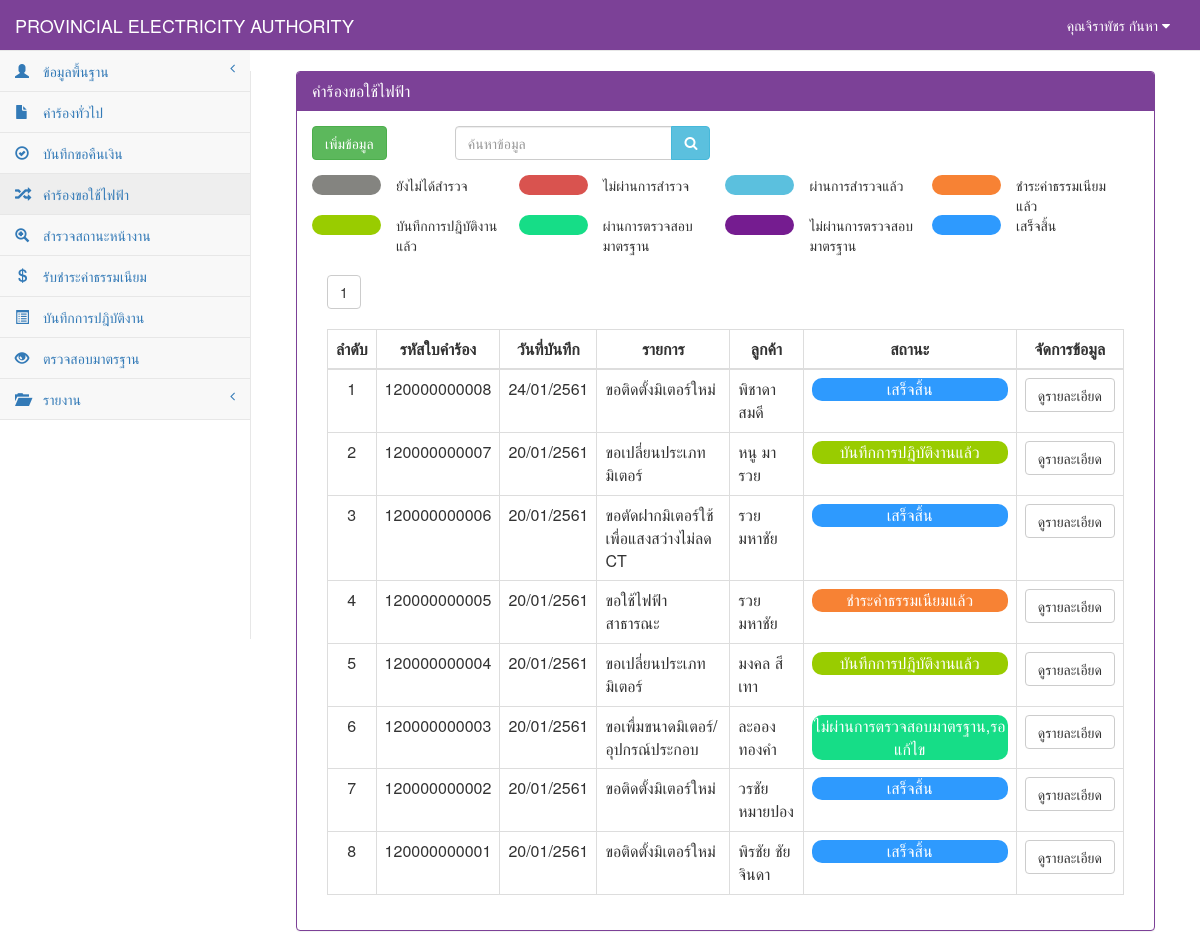
/RequestElectricity_show.php (signed in), run on the app's committed database.
### tables this page shows
CREATE TABLE `tb_user` (
  `user_id` char(13) NOT NULL,
  `user_code` char(13) NOT NULL,
  `user_first` int(1) NOT NULL,
  `user_name` varchar(50) NOT NULL,
  `user_last` varchar(50) NOT NULL,
  `user_add` text NOT NULL,
  `user_tel` char(10) NOT NULL,
  `user_pos` int(1) NOT NULL,
  `user_pass` varchar(12) NOT NULL,
  PRIMARY KEY  (`user_id`)
);

CREATE TABLE `tb_electricity` (
  `re_id` char(12) NOT NULL,
  `re_date` date NOT NULL,
  `re_branch` varchar(50) NOT NULL,
  `user_id` char(13) NOT NULL,
  `cus_id` char(13) NOT NULL,
  `re_place_type` int(1) NOT NULL,
  `re_place_other` varchar(50) NOT NULL,
  `re_place_name` varchar(50) NOT NULL,
  `re_place_homeid` varchar(20) NOT NULL,
  `re_place_number` varchar(20) NOT NULL,
  `re_place_village` varchar(20) NOT NULL,
  `re_place_room` varchar(10) NOT NULL,
  `re_place_floor` varchar(5) NOT NULL,
  `re_place_alley` varchar(50) NOT NULL,
  `re_place_alleyway` varchar(50) NOT NULL,
  `re_place_road` varchar(50) NOT NULL,
  `re_place_villno` varchar(2) NOT NULL,
  `re_place_district` varchar(30) NOT NULL,
  `re_place_canton` varchar(30) NOT NULL,
  `re_place_province` varchar(30) NOT NULL,
  `re_place_post` varchar(10) NOT NULL,
  `re_place_tel` char(10) NOT NULL,
  `re_place_fax` char(10) NOT NULL,
  `re_place_email` varchar(30) NOT NULL,
  `re_place_service` varchar(10) NOT NULL,
  `re_contact_place` varchar(100) NOT NULL,
  `re_contact_homeid` varchar(20) NOT NULL,
  `re_contact_number` varchar(20) NOT NULL,
  `re_contact_village` varchar(20) NOT NULL,
  `re_contact_room` varchar(10) NOT NULL,
  `re_contact_floor` varchar(5) NOT NULL,
  `re_contact_alley` varchar(50) NOT NULL,
  `re_contact_alleyway` varchar(50) NOT NULL,
  `re_contact_road` varchar(50) NOT NULL,
  `re_contact_villno` varchar(2) NOT NULL,
  `re_contact_district` varchar(30) NOT NULL,
  `re_contact_canton` varchar(30) NOT NULL,
  `re_contact_province` varchar(30) NOT NULL,
  `re_contact_post` varchar(10) NOT NULL,
  `re_contact_tel` char(10) NOT NULL,
  `re_contact_fax` char(10) NOT NULL,
  `re_contact_email` varchar(30) NOT NULL,
  `re_want_type` int(2) NOT NULL,
  `re_want_other` varchar(100) NOT NULL,
  `re_detail` varchar(100) NOT NULL,
  `re_use_type` int(1) NOT NULL,
  `re_use_other` varchar(255) NOT NULL,
  `re_dateset` date NOT NULL,
  `re_keep_type` int(1) NOT NULL,
  `re_keep_name` varchar(255) NOT NULL,
  `re_keep_homeid` varchar(20) NOT NULL,
  `re_keep_number` varchar(20) NOT NULL,
  `re_keep_village` varchar(20) NOT NULL,
  `re_keep_room` varchar(20) NOT NULL,
  `re_keep_floor` varchar(5) NOT NULL,
  `re_keep_alley` varchar(50) NOT NULL,
  `re_keep_alleyway` varchar(50) NOT NULL,
  `re_keep_road` varchar(50) NOT NULL,
  `re_keep_villno` varchar(2) NOT NULL,
  `re_keep_district` varchar(30) NOT NULL,
  `re_keep_canton` varchar(30) NOT NULL,
  `re_keep_province` varchar(30) NOT NULL,
  `re_keep_post` varchar(10) NOT NULL,
  `re_keep_tel` char(10) NOT NULL,
  `re_keep_fax` char(10) NOT NULL,
  `re_keep_email` varchar(30) NOT NULL,
  `re_picture` varchar(255) NOT NULL,
  `re_status` int(1) NOT NULL,
  `re_pay` int(1) NOT NULL,
  PRIMARY KEY  (`re_id`,`re_keep_district`)
);

CREATE TABLE `tb_customer` (
  `cus_id` char(13) NOT NULL,
  `cus_first` int(2) NOT NULL,
  `cus_name` varchar(50) NOT NULL,
  `cus_type` varchar(30) NOT NULL,
  `cus_code` char(9) NOT NULL,
  `cus_tax` char(13) NOT NULL,
  `cus_homeid` varchar(20) NOT NULL,
  `cus_number` varchar(20) NOT NULL,
  `cus_village` varchar(20) NOT NULL,
  `cus_room` varchar(10) NOT NULL,
  `cus_floor` varchar(5) NOT NULL,
  `cus_alley` varchar(50) NOT NULL,
  `cus_alleyway` varchar(50) NOT NULL,
  `cus_road` varchar(50) NOT NULL,
  `cus_vilno` varchar(2) NOT NULL,
  `cus_district` varchar(30) NOT NULL,
  `cus_canton` varchar(30) NOT NULL,
  `cus_province` varchar(30) NOT NULL,
  `cus_post` varchar(10) NOT NULL,
  `cus_tel` char(10) NOT NULL,
  `cus_fax` char(10) NOT NULL,
  `cus_email` varchar(30) NOT NULL,
  PRIMARY KEY  (`cus_id`)
);

### RequestElectricity_show.php (the view, shortened to what the rows shown need)
<?php
include "connect_db.php";
function Dateim($mydate){
    $d=split("-",$mydate);
    $mydate=$d[2]."/".$d[1]."/".($d[0]+543);
    return "$mydate";
}
?>
<!DOCTYPE html>
<html>
<head>
    <link href="vendor/bootstrap/css/bootstrap.css" rel="stylesheet">
    <link href="vendor/metisMenu/metisMenu.css" rel="stylesheet">
    <link href="dist/css/sb-admin-2.css" rel="stylesheet">
    <link href="vendor/font-awesome/css/font-awesome.css" rel="stylesheet" type="text/css">
</head>
<body>
<?php include "header.php";?>
<?php
    include"sidebar.php";
?>
    <div id="page-wrapper">
        <div class="col-sm-12 ">
            <div class="panel panel-primary">
                <div class="panel-heading">
                    <h2 class="panel-title">คำร้องขอใช้ไฟฟ้า</h2>
                </div>
            <div class="panel-body">
                <br>
            <div class="col-sm-12">
                <div class="table-responsive">
                    ?> <br><br>
                    <table width="100%" class="table table-bordered table-hover">
                        <thead>
                            <tr>
                                <th class=" text-center" >ลำดับ</th>
                                <th class=" text-center" >รหัสใบคำร้อง</th>
                                <th class=" text-center" >วันที่บันทึก</th>
                                <th class=" text-center" >รายการ</th>
                                <th class=" text-center" >ลูกค้า</th>
                                <th class=" text-center" style="min-width: 200">สถานะ</th>
                                <th class=" text-center">จัดการข้อมูล</th>
                            </tr>
                        </thead>
                            <tbody>
                            <?php
                                if($_GET[start]=="" || $_GET[start]=="1"){
                                        $page="0";
                                }else{
                                        $page=($_GET[start]-1)*$limit;
                                }
                                $sql="select * from tb_electricity where re_id like '%".$_POST[search]."%' order by re_id desc limit $page,$limit";
                                $result=mysql_db_query($dbname,$sql);
                                    if(mysql_num_rows($result)>0){
                                        while($array=mysql_fetch_array($result)){
                                            $page++;
                                            $sqlcus="select * from tb_customer where cus_id='".$array[cus_id]."'";
                                            $resultcus=mysql_db_query($dbname,$sqlcus);
                                            $arraycus=mysql_fetch_array($resultcus);
                                            if ($array[re_want_type] == 0) {
                                                $want = "ขอติดตั้งมิเตอร์ใหม่";
                                            } elseif ($array[re_want_type] == 1) {
                                                $want = "ขอตัดฝากมิเตอร์โดยไม่ใช้ไฟฟ้า";
                                            } elseif ($array[re_want_type] == 2) {
                                                $want = "ขอต่อกลับการใช้ไฟฟ้า";
                                            } elseif ($array[re_want_type] == 3) {
                                                $want = "ขอเพื่มขนาดมิเตอร์/อุปกรณ์ประกอบ";
                                            } elseif ($array[re_want_type] == 4) {
                                                $want = "ขอเปลี่ยนประเภทมิเตอร์";
                                            } elseif ($array[re_want_type] == 5) {
                                                $want = "ขอหยุดซ่อมแซมเครื่องจักรประจำปี";
                                            } elseif ($array[re_want_type] == 6) {
                                                $want = "ขอใช้ไฟฟ้าชั่วคราวแบบเหมาจ่าย";
                                            } elseif ($array[re_want_type] == 7) {
                                                $want = "ขอติดตั้งไฟฟ้าชั่วคราว";
                                            } elseif ($array[re_want_type] == 8) {
                                                $want = "ขอตัดฝากมิเตอร์ใช้เพื่อแสงสว่างไม่ลด CT";
                                            } elseif ($array[re_want_type] == 9) {
                                                $want = "ขอยกเลิกเลิกการใช้ไฟฟ้า";
                                            } elseif ($array[re_want_type] == 10) {
                                                $want = "ชอลดขนาดมิเตอร์/อุปกรณ์ประกอบ";
                                            } elseif ($array[re_want_type] == 11) {
                                                $want = "ขอใช้ไฟฟ้าสาธารณะ";
                                            } elseif ($array[re_want_type] == 12) {
                                                $want = "ขอตัดมิเตอร์ใช้เพื่อแสงสว่างลด CT";
                                            } elseif ($array[re_want_type] == 13) {
                                                $want = "ขอย้ายจุดติดตั้งมิเตอร์/อุปกรณ์ประกอบ";
                                            } elseif ($array[re_want_type] == 14) {
                                                $want = "ขอเปลี่ยนมิเตอร์กรณีชำรุด";
                                            } elseif ($array[re_want_type] == 15) {
                                                $want = "ขอใช้ไฟฟ้าตู้โทรศัพท์ต่อตรง";
                                            } elseif ($array[re_want_type] == 16) {
                                                $want = $array[re_place_other];
                                            }
                                            if($array[re_status]==0){
                                                $label="ยังไม่ได้สำรวจ";
                                                $status="#848480";
                                            }elseif($array[re_status]==1){
                                               $status="#5bc0de";
                                               $label="ผ่านการสำรวจแล้ว";
                                            }elseif($array[re_status]==2){
                                               $status="#F78234";
                                               $label="ชำระค่าธรรมเนียมแล้ว";
                                            }elseif($array[re_status]==3){
                                               $status="#99cc00";
                                               $label="บันทึกการปฎิบัติงานแล้ว";
                                            }elseif($array[re_status]==4){
                                               $status="#16DD87";
                                               $label="ไม่ผ่านการตรวจสอบมาตรฐาน,รอแก้ไข";
                                            }elseif($array[re_status]==5){
                                               $status="#751C90";
                                               $label="ไม่ผ่านการตรวจสอบมาตรฐาน,รอตรวจสอบใหม่";
                                            }elseif($array[re_status]==6){
                                               $status="#2E9AFE";
                                               $label="เสร็จสิ้น";
                                            }elseif($array[re_status]==9){
                                               $status="#d9534f";
                                               $label="ไม่ผ่านการสำรวจ";
                                            }
                            ?>
                                    <tr>
                                        <td class="text-center"><?=$page?></td>
                                            <td class=" text-center"><?=$array[re_id]?></td>
                                            <td class=" text-center"><?= Dateim($array[re_date]);?></td>
                                            <td><?=$want?></td>
                                            <td><?=$arraycus[cus_name]?></td>
                                            <td class="text-center"><div style="border-radius:10px; background-color: <?=$status?>; color: white;"><?=$label?></div></td>
                                            <td align="center">
                                                <div class="btn-group">
                                                    <a class="btn btn-default" href="RequestElectricity_detail.php?re_id=<?=$array[re_id]?>">ดูรายละเอียด</a>
                                                </div>
                                            </td>
                                    </tr>
                                    <?php
                                        }
                                            }else{
                                    ?>
                                    <tr><td colspan="7" align="center">ไม่พบข้อมูล</td></tr>
                                    <?
                                            }
                                    ?>
                            </tbody>
                    </table>
                </div>
            </div>
        </div>
        </div>
    </div>
</div>
</body>
</html>

### header.php (shortened to what the rows shown need)
<?php
$sqluser="select *from tb_user where user_id='".$_SESSION[loginid]."'";
$reuser=mysql_db_query($dbname,$sqluser);
$user=mysql_fetch_array($reuser);
?>
<nav style="background-color:#7c4197;" class="navbar navbar-default navbar-static-top" role="navigation" style="margin-bottom: 0" >
            <ul class="nav navbar-top-links navbar-right" >
                 <li class="dropdown">
                     <a style="color: White" class="dropdown-toggle" data-toggle="dropdown" href="#">
                        คุณ<?=$user[user_name]?> <?=$user[user_last]?>
                        <i class="fa fa-caret-down"></i>
                    </a>
                </li>
            </ul>

### data on the page
tb_user: user_name "จิราพัชร", user_last "กันหา"
tb_electricity: array "120000000008", array "24/01/2561", want "ขอติดตั้งมิเตอร์ใหม่", cus.cus_name "พิชาดา สมดี", label "เสร็จสิ้น"
tb_electricity: array "120000000007", array "20/01/2561", want "ขอเปลี่ยนประเภทมิเตอร์", cus.cus_name "หนู มารวย", label "บันทึกการปฎิบัติงานแล้ว"
tb_electricity: array "120000000006", array "20/01/2561", want "ขอตัดฝากมิเตอร์ใช้เพื่อแสงสว่างไม่ลด CT", cus.cus_name "รวย มหาชัย", label "เสร็จสิ้น"
tb_electricity: array "120000000005", array "20/01/2561", want "ขอใช้ไฟฟ้าสาธารณะ", cus.cus_name "รวย มหาชัย", label "ชำระค่าธรรมเนียมแล้ว"
tb_electricity: array "120000000004", array "20/01/2561", want "ขอเปลี่ยนประเภทมิเตอร์", cus.cus_name "มงคล สีเทา", label "บันทึกการปฎิบัติงานแล้ว"
tb_electricity: array "120000000003", array "20/01/2561", want "ขอเพื่มขนาดมิเตอร์/อุปกรณ์ประกอบ", cus.cus_name "ละออง ทองคำ", label "ไม่ผ่านการตรวจสอบมาตรฐาน,รอแก้ไข"
tb_electricity: array "120000000002", array "20/01/2561", want "ขอติดตั้งมิเตอร์ใหม่", cus.cus_name "วรชัย หมายปอง", label "เสร็จสิ้น"
tb_electricity: array "120000000001", array "20/01/2561", want "ขอติดตั้งมิเตอร์ใหม่", cus.cus_name "พิรชัย ชัยจินดา", label "เสร็จสิ้น"
